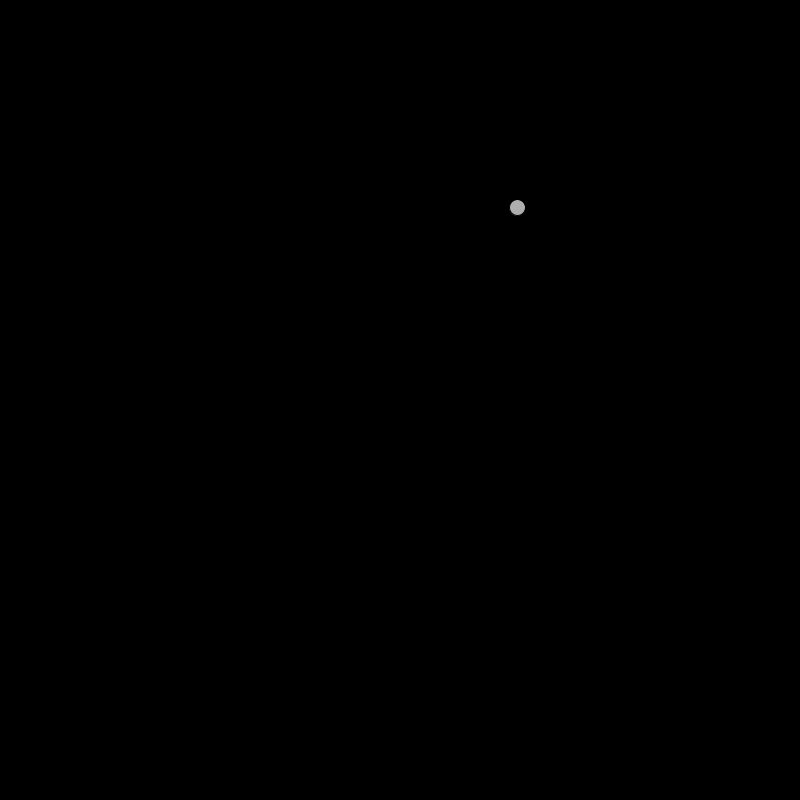
Frame 1 (no input)
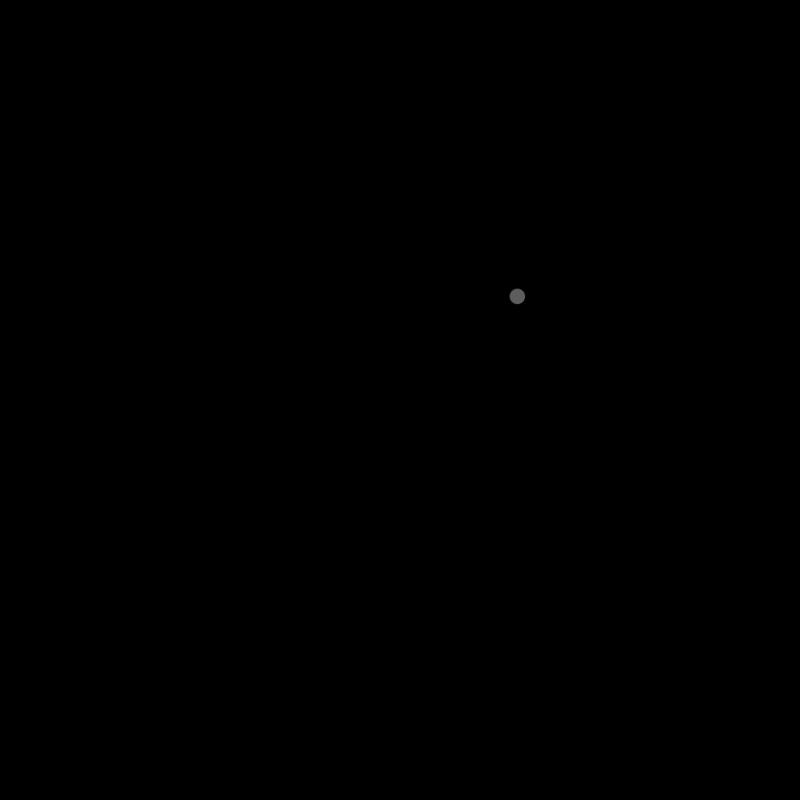
Frame 60 (the mouse pressed at the canvas centre just before this capture)
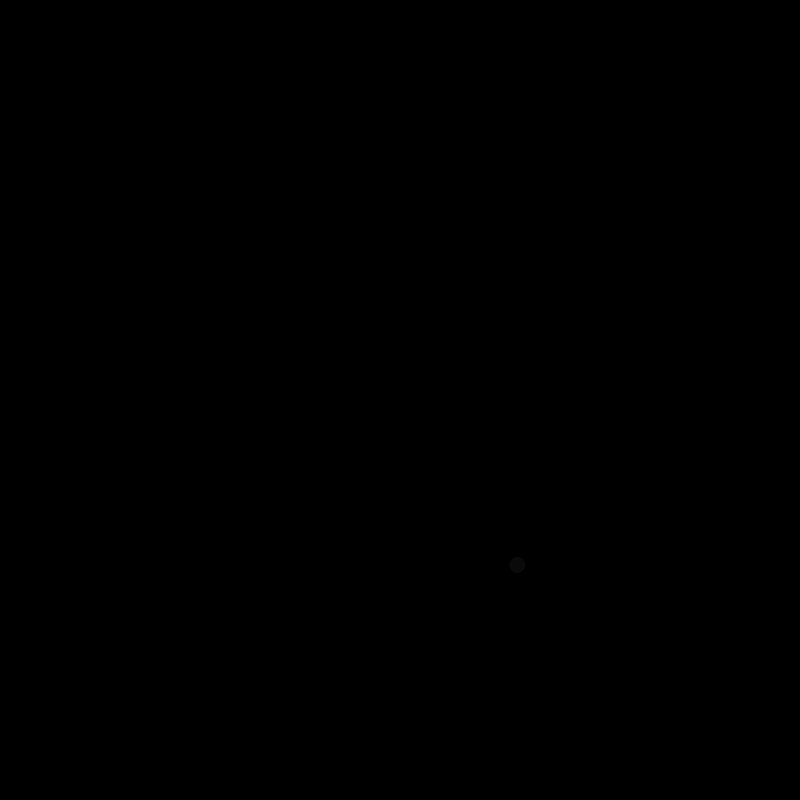
Frame 120 (the mouse held since frame 60 and released just before this capture)

The Processing sketch that drew these frames (run headless with seeded random() and noise(); from frame 60 on, the mouse is pressed at the canvas centre):

// Processing sketch: ParticleWithFade
// ── ParticleWithFade.pde
Particle p;
PVector gravity = new PVector(0,0.05);

void setup(){
  size(800,800);
  p = new Particle(random(width), random(height));
}

void draw(){
  background(0);
  p.run();
  p.applyForce(gravity);
}
// ── Particle.pde
class Particle{
  PVector velocity;
  PVector location;
  PVector acceleration;
  int lifespan;
  
  Particle(float locX, float locY){
    location = new PVector(locX, locY);
    acceleration = new PVector();
    velocity = new PVector();
    lifespan = 255;
  }
  
  void update(){
    velocity.add(acceleration);
    location.add(velocity);
    acceleration.mult(0);
    lifespan -= 2;
  }
  
  void display(){
    stroke(0, lifespan);
    fill(175, lifespan);
    ellipse(location.x, location.y, 16, 16);
  }
  
  void applyForce(PVector f){
    acceleration.add(f);
  }
  
  void run(){
    update();
    display();
  }
}
